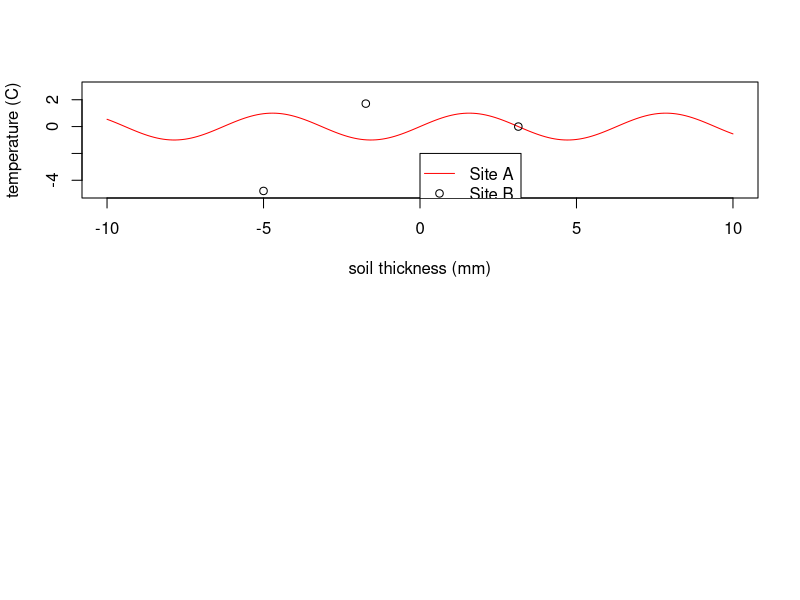

Write the R code that produced this figure.
# ENSC110 lecture 5, January 14 (fri), 2022

# continuing work w/ graphs ~~~~~~~~~~~~~~~~~~~~~~~~~~~~~~~~~~~~~~~~~~~~~~~~~~~~
par(mfrow=c(2,1)) # makes subplots (2 rows, 1 column)
# this is for fitting several

x1 <- seq(-10,10,0.1)
y1 <- sin(x1)
plot(x1,y1,
     xlab = "soil thickness (mm)",
     ylab = "temperature (C)",
     type = "l",
     ylim=c(-5,3), # to fit the second plot
     col = "red")

x2 <- c(-5,-sqrt(3),pi)
y2 <- x2*sin(x2)
# plot(x2,y2) # this will overwrite the previous plot, so, use:
points(x2,y2) # necessary to plot over a previous plot

legend(0,-2,legend=c('Site A','Site B'),
       col = c('red','black'),
       lty = c(1,NA), # line style command
       pch = c(NA,1)) # specifies the shape of marker



# Getting data from Excel ~~~~~~~~~~~~~~~~~~~~~~~~~~~~~~~~~~~~~~~~~~~~~~~~~~~~~~  
# install.packages("readxl")
# library(readxl) # call in the library to execute some functions
# data <- read_excel( # here, put in the directory w/ file: '/Users/')
    # also specify sheet = 'MLO1',
    # range = 'A35:F2067')
# data$'CO2'



# Loop work ~~~~~~~~~~~~~~~~~~~~~~~~~~~~~~~~~~~~~~~~~~~~~~~~~~~~~~~~~~~~~~~~~~~~
rm(list=ls()); cat("\014"); graphics.off(); # this removes everything; cat clears console
  # graphics off removes figures
a <- 0
for (j in 1:1000) { # open the for loop
  a <- a + j
} # close the for loop
a # check answer
  